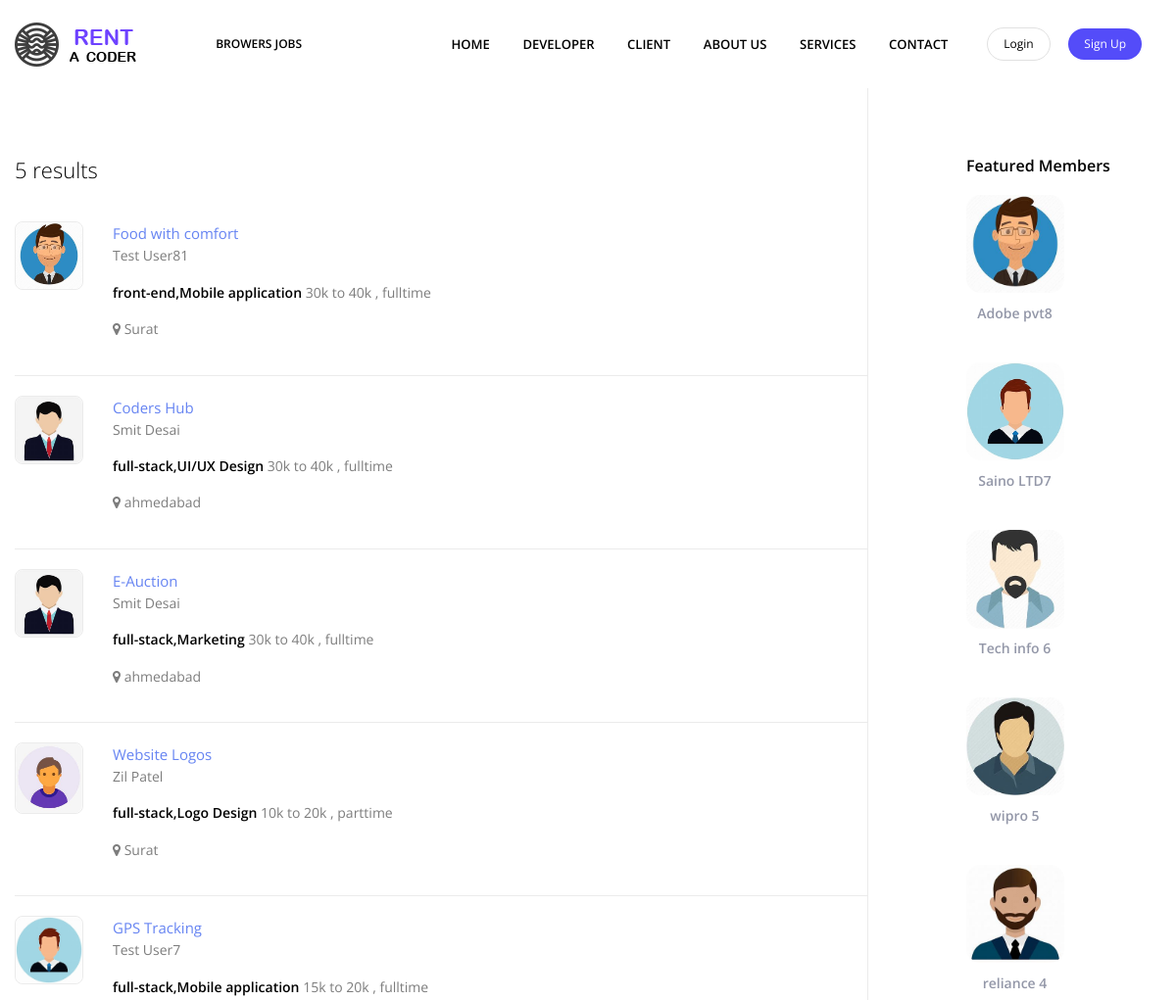
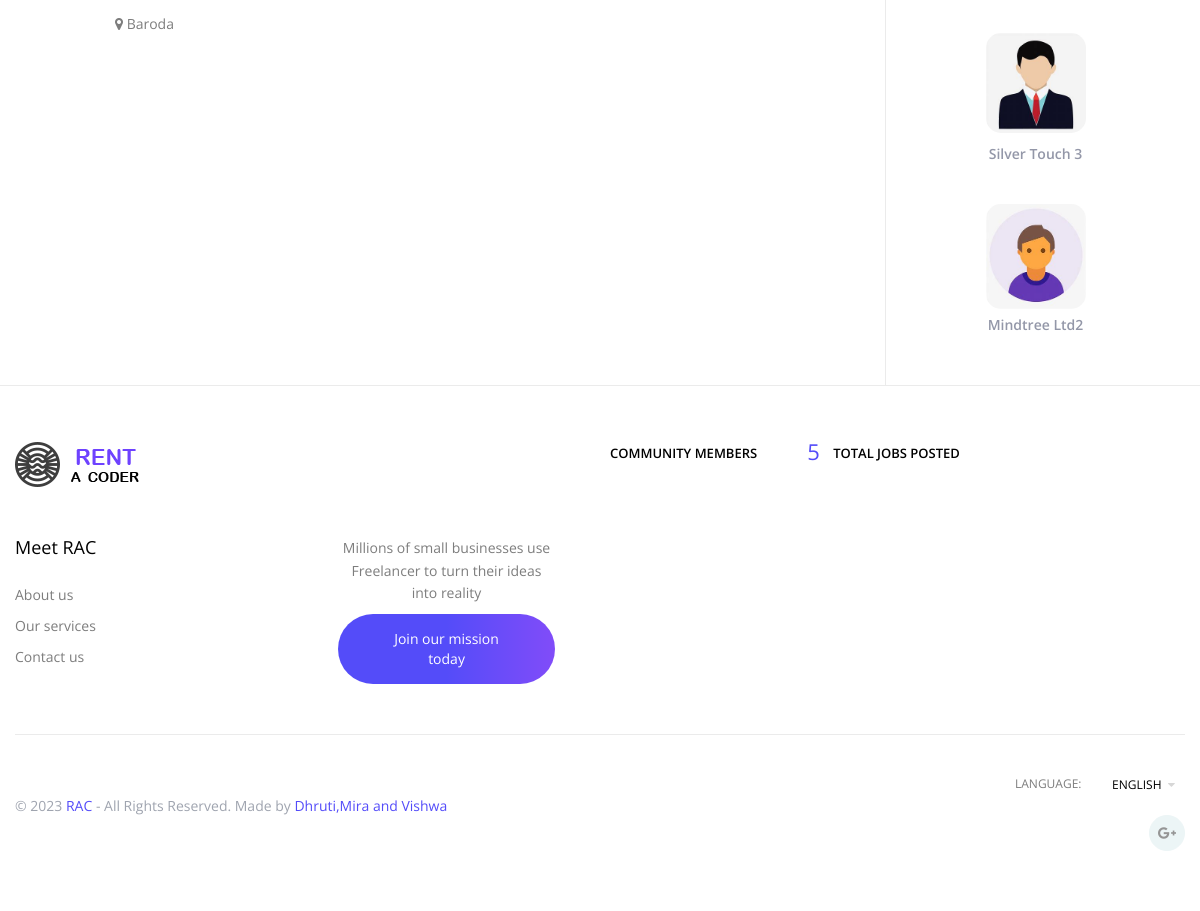
Screenshot of /core/job_list/ with the database file from the repository (2 pictures, top to bottom).
### emp_app/models.py (models this page shows)
class Project(models.Model):
    project_title = models.CharField(max_length=100)
    project_description =models.TextField(max_length=20000,blank=True)
    project_duration = models.CharField(max_length=10,blank=True,null=True)
    date = models.DateTimeField(blank=True, null=True,default=timezone.now)
    price_range = models.CharField(max_length=10,blank=True,null=True)
    skill_choice =models.CharField(choices=skill_type,max_length=10,default='full-stack')
    job_choice = models.CharField(choices=job_type,max_length=10,default='Fulltime')
    client_id_fk = models.ForeignKey(Profile_client,on_delete=models.CASCADE,related_name='project_client')
    category_id_fk = models.ForeignKey(Category,on_delete=models.CASCADE,related_name='project_category')
    project_status = models.BooleanField(default=False,blank=True,null=True)
    def __str__(self):
        return f'{self.id}'
    def get_image_url_fk(self):
        return self.client_id_fk.picture.url

class Profile_client(models.Model):
    user_id_fk  = models.ForeignKey(CustomUser,on_delete=models.CASCADE,related_name='client_userid')
    company_name = models.CharField(max_length=100)
    company_description = models.TextField(max_length=20000,blank=True)
    qualification = models.CharField(max_length=10000)
    NoOfEmployees = models.CharField(max_length=50,blank=True,null=True)
    Designation = models.CharField(max_length=100)
    amount_range = models.CharField(max_length=50)
    DOB = models.DateTimeField(blank=True, null=True,default=timezone.now)
    location = models.CharField(max_length=200)
    picture = models.ImageField(upload_to='images',blank=True)
    def get_client_image_url(self):
        return f"{self.picture.url}"
    def __str__(self):
        return f'{self.user_id_fk}'

### signup_user/models.py (models this page shows)
class CustomUser(AbstractUser):
    user_type = models.CharField(max_length=50, choices=user_choice,default='client')
    def __str__(self):
        return f'{self.first_name} {self.last_name}'

### core/models.py (models this page shows, shortened)
class Category(models.Model):
    type = models.CharField(max_length=50)
    description = models.TextField(max_length=20000,blank=True,null=True)
    picture = models.ImageField(upload_to='Images',blank=True)
    color_picture = models.ImageField(upload_to='Images',blank=True)
    def __str__(self):
        return f'{self.type}'

### core/views.py (the view)
# urls.py: path("job_list/",job_list,name="job_list"),
def job_list(request):
    return render(request,'core/job_list.html')

### core/context_processors.py (called while the page is built)
def project(request):
    project = Project.objects.filter(project_status='False')
    p_cnt = Project.objects.filter(project_status='False').count()
    print(project)
    return {'all_project':project,'project_count' : p_cnt}

def verticle_feature_members(request):
    verticle_feature_members = Profile_client.objects.all()[:7]
    return {'feature_members':verticle_feature_members}

def topcat(request):
    Category_display = list(Category.objects.all())
    Category_display = random.sample(Category_display,5)
    return {'topcat' : Category_display}

def topclient(request):
    topclient = list(Profile_client.objects.all())
    topclient = random.sample(topclient,5)
    return {'topclient' : topclient}

def topdev(request):
    topdev = list(Profile_dev.objects.all())
    topdev = random.sample(topdev,5)
    return {'topdev' : topdev}

### templates/core/job_list.html (shortened to what this page needs)
{% extends 'core/layout.html' %}
{% load static %}
{% block body %}
<div style="padding-top: 90px;" class="ps-section--sidebar ps-listing">
    <div class="container">
        <div class="ps-section__container">
            <div class="ps-section__content">
                <div class="ps-section__items">
                    <h4 class="ps-heading--2 mb-40">{{project_count}} results</h4>
                    {% for project in all_project %}
                        <div class="ps-job">
                            <div class="ps-job__thumbnail"><a href="#"><img src="{{project.get_image_url_fk}}" alt=""></a>
                            </div>
                            <div class="ps-job__content"><a class="ps-job__title" href="#"> {{ project.project_title }}</a>
                                <p>{{ project.client_id_fk }} </p>
                                <p><strong>{{ project.skill_choice }},{{ project.category_id_fk }} </strong>{{ project.price_range }} , {{ project.job_choice }}
                                </p>
                                <p><i class="fa fa-map-marker"></i> {{ project.client_id_fk.location }}</p>
                            </div>
                        </div>
                        {% endfor %}
                </div>
            </div>
            <div class="ps-section__sidebar">
                <div class="widget widget_profile widget_feature-members">
                    <h3 class="widget-title">Featured Members</h3>
                    <figure>
                        {% for vf in feature_members %}
                        <div class="ps-block--company-tiny"><a class="ps-block__thumbnail" href="{% url 'emp_app:pr_client_profile' vf.id %}"><img
                                    src="{{vf.get_client_image_url}}" alt=""></a><a class="ps-block__title"
                                href="{% url 'emp_app:pr_client_profile' vf.id %}"> {{vf.company_name}}</a></div>
                        {% endfor %}
                    </figure>
                </div>
            </div>
        </div>
    </div>
</div>
{% endblock %}

### rows the page displays
Project: get_image_url_fk (picture), project_title "Food with comfort", client_id_fk "Test User81", skill_choice "front-end", category_id_fk "Mobile application", price_range "30k to 40k", job_choice "fulltime", client_id_fk.location "Surat"
Project: get_image_url_fk (picture), project_title "Coders Hub", client_id_fk "Smit Desai", skill_choice "full-stack", category_id_fk "UI/UX Design", price_range "30k to 40k", job_choice "fulltime", client_id_fk.location "ahmedabad"
Project: get_image_url_fk (picture), project_title "E-Auction", client_id_fk "Smit Desai", skill_choice "full-stack", category_id_fk "Marketing", price_range "30k to 40k", job_choice "fulltime", client_id_fk.location "ahmedabad"
Project: get_image_url_fk (picture), project_title "Website Logos", client_id_fk "Zil Patel", skill_choice "full-stack", category_id_fk "Logo Design", price_range "10k to 20k", job_choice "parttime", client_id_fk.location "Surat"
Project: get_image_url_fk (picture), project_title "GPS Tracking", client_id_fk "Test User7", skill_choice "full-stack", category_id_fk "Mobile application", price_range "15k to 20k", job_choice "fulltime", client_id_fk.location "Baroda"
Profile_client: get_client_image_url (picture), company_name "Adobe pvt8"
Profile_client: get_client_image_url (picture), company_name "Saino LTD7"
Profile_client: get_client_image_url (picture), company_name "Tech info 6"
Profile_client: get_client_image_url (picture), company_name "wipro 5"
Profile_client: get_client_image_url (picture), company_name "reliance 4"
Profile_client: get_client_image_url (picture), company_name "Silver Touch 3"
Profile_client: get_client_image_url (picture), company_name "Mindtree Ltd2"

### other values shown
{{ project_count }} "5"
